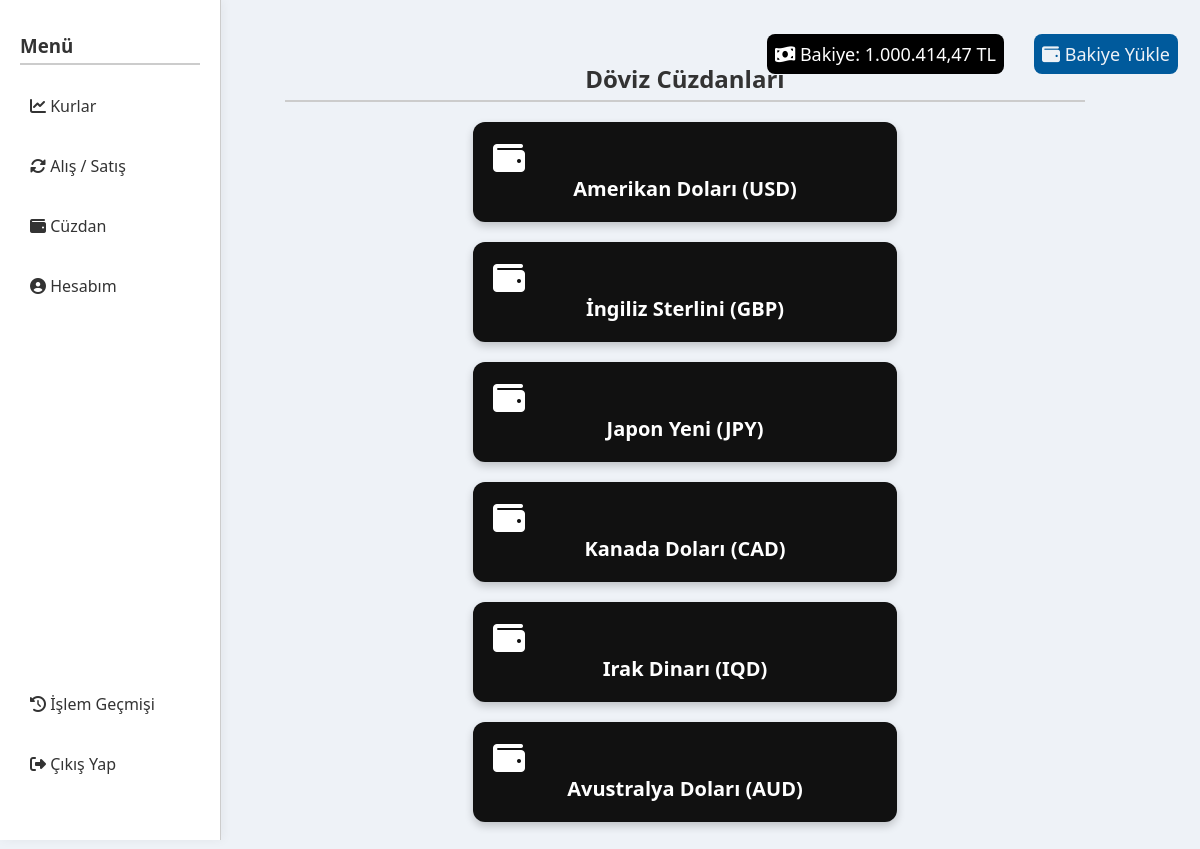
The page /wallets.php (signed in) on the database its author committed.
### tables this page shows
CREATE TABLE `users` (
  `user_id` int(11) NOT NULL,
  `username` varchar(50) NOT NULL,
  `password` varchar(255) NOT NULL,
  `balance` decimal(10,2) DEFAULT 0.00,
  `is_admin` tinyint(1) DEFAULT 0,
  `email` varchar(255) NOT NULL,
  `phone` varchar(255) NOT NULL,
  `created_at` datetime DEFAULT current_timestamp()
);

CREATE TABLE `wallets` (
  `wallet_id` int(11) NOT NULL,
  `user_id` int(11) DEFAULT NULL,
  `currency_id` int(11) DEFAULT NULL,
  `amount` decimal(10,2) DEFAULT 0.00
);

CREATE TABLE `currencies` (
  `currency_id` int(11) NOT NULL,
  `currency_code` varchar(3) NOT NULL,
  `currency_name` varchar(50) DEFAULT NULL
);

### wallets.php (the view, shortened to what this page needs)
<?php
include 'db.php';
$user_id = $_SESSION['user_id'];
?>
<!DOCTYPE html>
<html lang="tr">
<head>
    <link rel="stylesheet" href="https://cdnjs.cloudflare.com/ajax/libs/font-awesome/6.5.0/css/all.min.css" />
    <link rel="stylesheet" href="style.css" />
</head>
<body style="padding-left: 200px;">
<div class="balance-container">
    <div class="balance-box">
        <?php
        $res = $conn->query("SELECT balance FROM users WHERE user_id = $user_id");
        $row = $res->fetch_assoc();
        echo "<p style = 'background-color :black; padding:8px; border-radius:8px; color:white;'><i class='fas fa-money-bill-wave'></i> Bakiye: " . number_format($row['balance'], 2, ',', '.') . " TL</p>";
        ?>
    </div>
    <a href="add_balance_form.php" class="balance-btn"><i class="fas fa-wallet"></i> Bakiye Yükle</a>
</div>
<div class="sidebar">
    <h3 class="nav-title" style="margin-top: 1px;">Menü</h3>
    <a href="dashboard.php"><i class="fas fa-chart-line"></i> Kurlar</a>
    <a href="dashboard.php#buy"><i class="fas fa-sync-alt"></i> Alış / Satış</a>
    <a href="wallets.php"><i class="fas fa-wallet"></i> Cüzdan</a>
    <a href="account.php"><i class="fas fa-user-circle"></i> Hesabım</a>
    <div class="bottom-buttons">
        <a href="transactions.php"><i class="fas fa-history"></i> İşlem Geçmişi</a>
        <a href="logout.php" style="margin-bottom: 30px;"><i class="fas fa-sign-out-alt"></i> Çıkış Yap</a>
    </div>
</div>
<h2 id="wallet" style = "text-align:center; font-size: 24px;">Döviz Cüzdanları</h3>
    <div class="wallet-grid">
    <?php
    $result = $conn->query("
        SELECT w.wallet_id, w.amount, c.currency_code, c.currency_name, e.sell_rate
        FROM wallets w
        JOIN currencies c ON w.currency_id = c.currency_id
        JOIN exchange_rates e ON c.currency_id = e.currency_id
        WHERE w.user_id = $user_id
    ");
    while ($row = $result->fetch_assoc()) {
        $wallet_id = $row['wallet_id'];
        $currency_name = $row['currency_name'];
        $currency_code = $row['currency_code'];
        $amount = $row['amount'];
        $sell_rate = $row['sell_rate'];
        $try_value = round($amount * $sell_rate, 2);
        echo "
        <div class='wallet-card' onclick=\"toggleDetails('details-$wallet_id')\">
            <i class='fas fa-wallet fa-2x'></i>
            <div class='currency-label'>{$currency_name} ({$currency_code})</div>
            <div class='wallet-details' id='details-$wallet_id'>
                <p><strong>Miktar:</strong> {$amount}</p>
                <p><strong>TL Değeri(Satış):</strong> " . number_format($try_value, 2, ',', '.') . " TL</p>
            </div>
        </div>
        ";
    }
    ?>
    </div>
</body>
</html>

### style.css (style rules this page uses)
:root { --bg-color: #eef2f7; --text-color: #333; --card-bg: #fff; --accent: #242424; --hover: #1b5fab; --border-color: #ccc; }
body { font-family: 'Segoe UI', sans-serif; background-color: var(--bg-color); color: var(--text-color); padding: 30px; max-width: 800px; margin: auto; transition: 0.3s all; }
.sidebar { position: fixed; top: 0; left: 0; width: 180px; height: 100vh; background-color: var(--card-bg); border-right: 1px solid var(--border-color); padding: 20px; box-shadow: 2px 0 10px rgba(0,0,0,0.05); display: flex; flex-direction: column; justify-content: space-between; z-index: 100; }
.sidebar a { color: var(--text-color); padding: 15px 10px; margin-bottom: 8px; border-radius: 6px; text-decoration: none; transition: background 0.2s; }
.nav-title { font-weight: bold; margin-bottom: 15px; }
.bottom-buttons { display: inline-block; gap: 10px; margin-top: auto; }
h2, h3 { color: var(--text-color); border-bottom: 2px solid var(--border-color); padding-bottom: 5px; padding-top: 12px; }
a { text-decoration: none; color: var(--accent); display: inline-block; }
.balance-container { position: fixed; top: 10px; right: 10px; display: flex; align-items: center; gap: 10px; font-size: 18px; z-index: 999; background-color: var(--background-color); padding: 6px 12px; border-radius: 8px; }
.balance-container a { color: var(--bg-color); text-decoration: none; background-color: #005A9C; border-radius: 6px; font-size: 18px; transition: 0.2s ease; margin-left: 20px; padding: 8px; border-radius: 8px; }
.wallet-grid { display: flex; flex-wrap: wrap; gap: 20px; margin-top: 15px; justify-content: space-between; justify-content: center; }
.wallet-card { width: 48%; background-color: #111; color: #fff; border-radius: 12px; padding: 20px; box-shadow: 0 4px 8px rgba(0,0,0,0.2); cursor: pointer; position: relative; transition: background-color 0.3s ease, color 0.3s ease; }
.currency-label { font-size: 20px; font-weight: bold; display: flex; align-items: center; gap: 10px; justify-content: center; }

### rows shown on the page
users: balance "1.000.414,47"
wallets: currency.currency_name "Amerikan Doları", currency.currency_code "USD"
wallets: currency.currency_name "İngiliz Sterlini", currency.currency_code "GBP"
wallets: currency.currency_name "Japon Yeni", currency.currency_code "JPY"
wallets: currency.currency_name "Kanada Doları", currency.currency_code "CAD"
wallets: currency.currency_name "Irak Dinarı", currency.currency_code "IQD"
wallets: currency.currency_name "Avustralya Doları", currency.currency_code "AUD"
